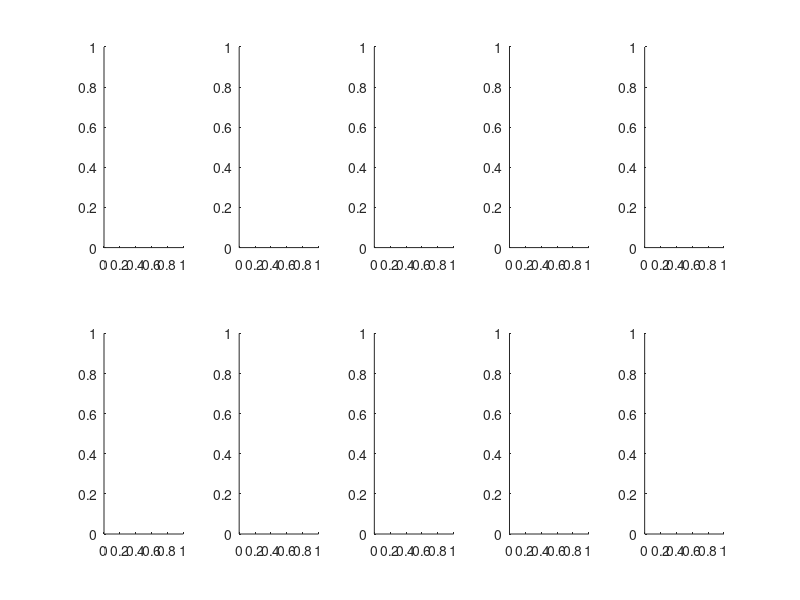

Reproduce this figure in MATLAB. (Note: this script raises an error after producing the figure.)
% Script to check if there is an effect of FR by PPC

cd('D:\RandomVstrAnalysis\final_results\'); % Change this to your local machine location for results
% load significant cells

rats = {'R117','R119','R131','R132'};
clean_msn = 0;
clean_fsi = 0;
msz = 40; % scatter marker size
f_list = {[3 5], [7 9], [14 25], [40 65], [65 90]};
significant_pairs = cell(1, 5); % Save the score for each of the PPC stuff
p_thresh = 0.99;
c_list = {'blue', 'cyan', 'red', 'magenta', 'green'}; % make sure c_list and f_list have equal number of item
sig3_fsi = {}; % List of significance of each neuron
sig3_msn = {};
hfr_fsi = {};
lfr_fsi = {};
hfr_msn = {};
lfr_msn = {};
ax = {};
for i = 1:2*length(f_list)
    ax{i}  = subplot(2,length(f_list),i);
    hold on;
end    
for idx = 1:length(rats)
    curRat = rats{idx};
    searchString = strcat(curRat,'*ft_spec.mat');
    ofiles = dir(searchString);
    for jdx = 1:length(ofiles)
        load(ofiles(jdx).name); % Load a particular session
        % do fsi stuff
        fsi_labels  = od.label(od.cell_type == 2);
        fsi_labels = cellfun(@(x) extractBefore(x, '.t'), fsi_labels, 'UniformOutput', false);
        for iC = 1:length(fsi_labels)
            if isfield(od.fsi_res.near_spec{iC}, 'flag_no_control_split') && ~od.fsi_res.near_spec{iC}.flag_no_control_split
                % do fsi_stuff
                clean_fsi = clean_fsi + 1;
                % Load the PPC_by_FR files to extract the shuffle_ppc
                shuf_data = load(strcat('D:\RandomVstrAnalysis\PPCbyFR\Old\', fsi_labels{iC}, '_FSI_ppcbyfr.mat'));
                shuf_ppc = shuf_data.od.shuf_ppc;
                all_ppc = od.fsi_res.near_spec{iC}.subsampled_ppc;
                pctile_ppc = sum(shuf_ppc < all_ppc, 1)/shuf_data.od.nshufs; % Calculating p_val of PPC for each frequency
                % Test for significance in each of the frequency bands
                this_sig = zeros(1,length(f_list));
                for iF = 1:length(f_list)
                    f_idx = find(round(od.fsi_res.near_spec{iC}.freqs) >= f_list{iF}(1) & round(od.fsi_res.near_spec{iC}.freqs) <= f_list{iF}(2));
                    mean_pctile = mean(pctile_ppc(f_idx));
                    this_sig(iF) = mean_pctile >= p_thresh;
                end
                sig3_fsi{clean_fsi,1} = fsi_labels{iC};
                sig3_fsi{clean_fsi,2} = this_sig;    
                if any(this_sig) % Go ahead only if any significant value is present
                    % Calculate the mfr
                    mfr = od.fsi_res.near_spec{iC}.mfr;
                    nz_mfr = mfr(mfr > 0);
                    low_mfr = mean(nz_mfr((nz_mfr <= od.fsi_res.near_spec{iC}.fr_thresh)));
                    hi_mfr = mean(nz_mfr(nz_mfr > od.fsi_res.near_spec{iC}.fr_thresh));
                    lfr_ppc = od.fsi_res.near_lfr_spec{iC}.subsampled_ppc;
                    hfr_ppc = od.fsi_res.near_hfr_spec{iC}.subsampled_ppc;
                    for iF = 1:length(f_list)
                        if ~this_sig(iF)
                            continue
                        end
                        f_idx = find(round(od.fsi_res.near_spec{iC}.freqs) >= f_list{iF}(1) & round(od.fsi_res.near_spec{iC}.freqs) <= f_list{iF}(2));
                        plot(ax{iF}, [low_mfr, hi_mfr], [mean(lfr_ppc(f_idx)), mean(hfr_ppc(f_idx))], 'color', c_list{iF});
                        % Check if this was a significant cell
                        sig_idx = strcmp(sig2_fsi(:,1),fsi_labels{iC});
                        if any(sig2_fsi{sig_idx,2}(f_idx) >= p_thresh) % At least one frequency is significantly more phase_locked in HFR over LFR
                            scatter(ax{iF}, hi_mfr, mean(hfr_ppc(f_idx)), msz, c_list{iF})
                            hfr_fsi{size(hfr_fsi,1)+1, 1} = fsi_labels{iC};
                            freqs = od.fsi_res.near_spec{iC}.freqs(f_idx);
                            hfr_fsi{size(hfr_fsi,1), 2} = freqs(sig2_fsi{sig_idx,2}(f_idx) >= p_thresh);
                        end
                        if any(sig2_fsi{sig_idx,2}(f_idx) <= -1*p_thresh) % At least one frequency is significantly more phase_locked in HFR over LFR
                            scatter(ax{iF}, low_mfr, mean(lfr_ppc(f_idx)), msz, c_list{iF})
                            lfr_fsi{size(lfr_fsi,1)+1, 1} = fsi_labels{iC};
                            freqs = od.fsi_res.near_spec{iC}.freqs(f_idx);
                            lfr_fsi{size(lfr_fsi,1), 2} = freqs(sig2_fsi{sig_idx,2}(f_idx) <= -p_thresh);
                        end
                    end 
                end
            end
        end

        % do msn stuff
        msn_labels  = od.label(od.cell_type == 1);
        msn_labels = cellfun(@(x) extractBefore(x, '.t'), msn_labels, 'UniformOutput', false);
        for iC = 1:length(msn_labels)
            if isfield(od.msn_res.near_spec{iC}, 'flag_no_control_split') && ~od.msn_res.near_spec{iC}.flag_no_control_split
                % do msn_stuff
                clean_msn = clean_msn + 1;
                % Load the PPC_by_FR files to extract the shuffle_ppc
                shuf_data = load(strcat('D:\RandomVstrAnalysis\PPCbyFR\Old\', msn_labels{iC}, '_MSN_ppcbyfr.mat'));
                shuf_ppc = shuf_data.od.shuf_ppc;
                all_ppc = od.msn_res.near_spec{iC}.ppc';
                pctile_ppc = sum(shuf_ppc < all_ppc, 1)/shuf_data.od.nshufs; % Calculating p_val of PPC for each frequency
                % Test for significance in each of the frequency bands
                this_sig = zeros(1,length(f_list));
                for iF = 1:length(f_list)
                    f_idx = find(round(od.msn_res.near_spec{iC}.freqs) >= f_list{iF}(1) & round(od.msn_res.near_spec{iC}.freqs) <= f_list{iF}(2));
                    mean_pctile = mean(pctile_ppc(f_idx));
                    this_sig(iF) = mean_pctile >= p_thresh;
                end
                sig3_msn{clean_msn,1} = msn_labels{iC};
                sig3_msn{clean_msn,2} = this_sig;  
                if any(this_sig) % Go ahead only if any significant value is present
                    % Calculate the mfr
                    mfr = od.msn_res.near_spec{iC}.mfr;
                    nz_mfr = mfr(mfr > 0);
                    low_mfr = mean(nz_mfr((nz_mfr <= od.msn_res.near_spec{iC}.fr_thresh)));
                    hi_mfr = mean(nz_mfr(nz_mfr > od.msn_res.near_spec{iC}.fr_thresh));
                    lfr_ppc = od.msn_res.near_lfr_spec{iC}.ppc';
                    hfr_ppc = od.msn_res.near_hfr_spec{iC}.ppc';
                    for iF = 1:length(f_list)
                        if ~this_sig(iF)
                            continue
                        end
                        f_idx = find(round(od.msn_res.near_spec{iC}.freqs) >= f_list{iF}(1) & round(od.msn_res.near_spec{iC}.freqs) <= f_list{iF}(2));
                        plot(ax{iF+length(f_list)}, [low_mfr, hi_mfr], [mean(lfr_ppc(f_idx)), mean(hfr_ppc(f_idx))], 'color', c_list{iF});
                        % Check if this was a significant cell
                        sig_idx = strcmp(sig2_msn(:,1),msn_labels{iC});
                        if any(sig2_msn{sig_idx,2}(f_idx) >= p_thresh) % At least one frequency is significantly more phase_locked in HFR over LFR
                            scatter(ax{iF+length(f_list)}, hi_mfr, mean(hfr_ppc(f_idx)), msz, c_list{iF})
                            hfr_msn{size(hfr_msn,1)+1, 1} = msn_labels{iC};
                            freqs = od.msn_res.near_spec{iC}.freqs(f_idx);
                            hfr_msn{size(hfr_msn,1), 2} = freqs(sig2_msn{sig_idx,2}(f_idx) >= p_thresh);
                        end
                        if any(sig2_msn{sig_idx,2}(f_idx) <= -1*p_thresh) % At least one frequency is significantly more phase_locked in  LFR over HFR
                            scatter(ax{iF+length(f_list)}, low_mfr, mean(lfr_ppc(f_idx)), msz, c_list{iF})
                            lfr_msn{size(lfr_msn,1)+1, 1} = msn_labels{iC};
                            freqs = od.msn_res.near_spec{iC}.freqs(f_idx);
                            lfr_msn{size(lfr_msn,1), 2} = freqs(sig2_msn{sig_idx,2}(f_idx) <= -p_thresh);
                        end
                    end 
                end
            end
        end
    end
end
% Set Axis Labels and names
for iF=1:length(f_list)
    ax{iF}.Title.String = sprintf("FSI %d Hz - %d Hz", f_list{iF}(1), f_list{iF}(2));
    ax{iF}.Title.Color =  c_list{iF};
    ax{iF}.YAxis.Exponent = 0;
    ax{iF}.XLim = [0 80];
    ax{iF+length(f_list)}.Title.String = sprintf("MSN %d Hz - %d Hz", f_list{iF}(1), f_list{iF}(2));
    ax{iF+length(f_list)}.Title.Color =  c_list{iF};
    ax{iF+length(f_list)}.YAxis.Exponent = 0;
    ax{iF+length(f_list)}.XLim = [0 12];
end

fprintf("Total number of clean MSNs are %d.\n", clean_msn);
fprintf("Total number of clean FSIs are %d.\n", clean_fsi);
%% find multi-band phase-locked MSNs and FSIs
load('D:\RandomVstrAnalysis\final_results\significantly_phase_locked.mat');
qm = cell2mat(sig3_msn(:,2));
qf = cell2mat(sig3_fsi(:,2));
sm = sum(qm,2);
sf = sum(qf,2);
plf = find(sf > 1);
plm = find(sm > 1);
%% Check how many of these neurons also show significant firing rate based modulation
% load('D:\RandomVstrAnalysis\final_results\significance_v2.mat');
% % percentile based significance
% pct = cell2mat(sig2_fsi(:,2));
% sig_pct = pct(plf,:);
% sig_band = zeros(length(plf), length(f_list));
% for iS = 1:length(sig_pct)
%     for iF = 1:length(f_list)
%         f_idx = find(round(od.msn_res.near_spec{iC}.freqs) >= f_list{iF}(1) & ...
%             round(od.msn_res.near_spec{iC}.freqs) <= f_list{iF}(2));
%         if 
%     end
% end
%% 

